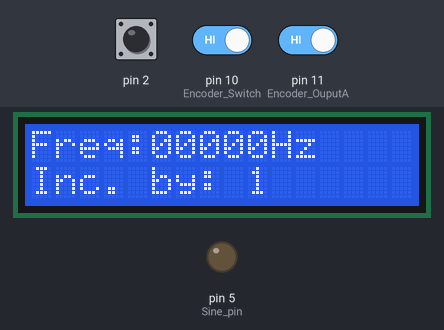
Bench run of a sketch on a simulated Arduino Uno, built with avr-gcc and run on an emulated ATmega328P. On the bench: 16×2 character LCD, output pins drawn as LEDs (lit = HIGH). Inputs (shaded band) come from the test bench; at power-on: pin 10 (Encoder_Switch) HIGH, pin 2 LOW, pin 11 (Encoder_OuputA) HIGH. What the sketch prints to the serial monitor is not drawn.

Above: at 3.2 s.
3.3 s: pin 10 (Encoder_Switch) driven LOW
At 3.7 s:
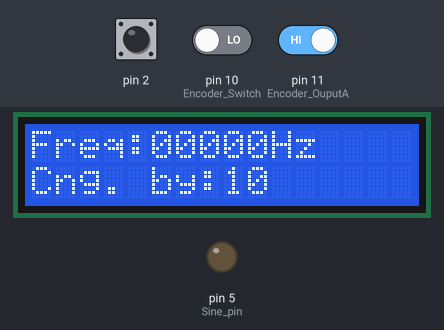
4.8 s: pin 2 driven HIGH
At 6.0 s:
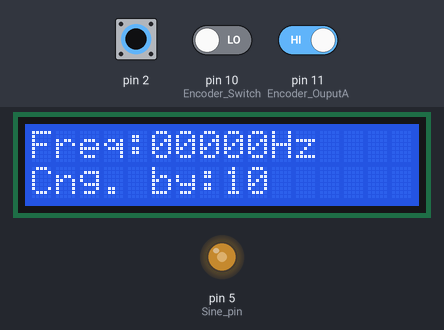
6.3 s: pin 2 driven LOW
At 7.2 s:
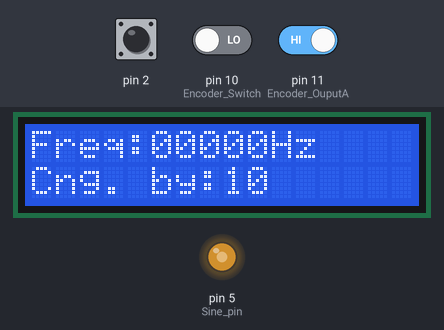
7.8 s: pin 2 pulsed HIGH 2 times (0.12 s each, 0.3 s apart)
At 9.2 s:
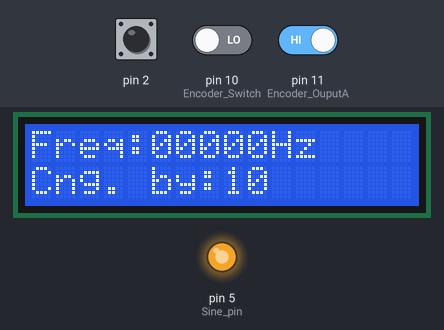
Timing chart, 0 to 10.8 s (numbered marks = the images above; inputs shaded):
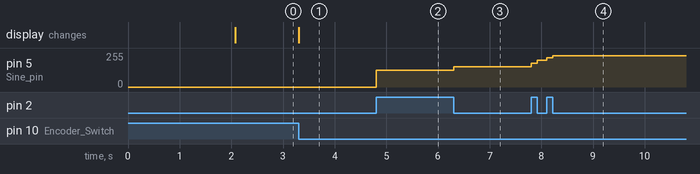

The sketch:

wavefrm.ino
```cpp
#include "Waveforms.h"
```

sketch_aug16a.ino
```cpp
#include <PWM.h> //PWM librarey for controlling freq. of PWM signal
#include <LiquidCrystal.h>

const int rs = 14, en = 15, d4 = 4, d5 = 3, d6 = 6, d7 = 7; //Mention the pin number for LCD connection
LiquidCrystal lcd(rs, en, d4, d5, d6, d7);

int Encoder_OuputA  = 11;
int Encoder_OuputB  = 12;
int Encoder_Switch = 10;
int Previous_Output;
int multiplier = 1;

double angle = 0;
double increment = 0.2;

const int signal_pin = 9;
const int Sine_pin = 5;
const int POT_pin = A2;
int32_t frequency; //frequency to be set
int32_t lower_level_freq = 1; //Lowest possible freq value is 1Hz
int32_t upper_level_freq = 100000; //Maximum possible freq is 100KHz

void setup()
{
  lcd.begin(16, 2); //Initialise 16*2 LCD

  lcd.print("Signal Generator"); //Intro Message line 1
  lcd.setCursor(0, 1);
  lcd.print("-CircuitDigest "); //Intro Message line 2
  delay(2000);
  lcd.clear();
  lcd.print("Freq:00000Hz");
  lcd.setCursor(0, 1);
  lcd.print("Inc. by: 1 ");

  Serial.begin(9600); //Serial for debugging
  InitTimersSafe(); //Initialize timers without disturbing timer 0

//pin Mode declaration
  pinMode (Encoder_OuputA, INPUT);
  pinMode (Encoder_OuputB, INPUT);
  pinMode (Encoder_Switch, INPUT);

  Previous_Output = digitalRead(Encoder_OuputA); //Read the inital value of Output A

 attachInterrupt(0,generate_sine,CHANGE);
}


void loop()
{
  if (digitalRead(Encoder_OuputA) != Previous_Output)
   {
     if (digitalRead(Encoder_OuputB) != Previous_Output)
     {
       frequency = frequency + multiplier;
      // Serial.println(frequency);
       pwmWriteHR(signal_pin, 32768); //Set duty cycle to 50% by default -> for 16-bit 65536/2 = 32768
       SetPinFrequencySafe(signal_pin, frequency);
       lcd.setCursor(0, 0);
       lcd.print("Freq:     Hz");
       lcd.setCursor(5, 0);
       lcd.print(frequency);
     }
     else
     {
       frequency = frequency -   multiplier;
      // Serial.println(frequency);
       pwmWriteHR(signal_pin, 32768); //Set duty cycle to 50% by default -> for 16-bit 65536/2 = 32768
       SetPinFrequencySafe(signal_pin, frequency);
       lcd.setCursor(0, 0);
       lcd.print("Freq:     Hz");
       lcd.setCursor(5, 0);
       lcd.print(frequency);
     }
   }

      if (digitalRead(Encoder_Switch) == 0)
   {
   multiplier = multiplier * 10;

   if (multiplier>1000)
   multiplier=1;

  // Serial.println(multiplier);
   lcd.setCursor(0, 1);
   lcd.print("Cng. by:     ");
   lcd.setCursor(8, 1);
   lcd.print(multiplier);

   delay(500);
   while(digitalRead(Encoder_Switch) == 0);
   }

   Previous_Output = digitalRead(Encoder_OuputA);

}

void generate_sine()
{
   double sineValue = sin(angle);
   sineValue *= 255;
   int plot = map(sineValue, -255, +255, 0, 255);
   Serial.println(plot);
   analogWrite(Sine_pin,plot);
   angle += increment;

   if (angle > 180)
   angle =0;
}
```

cheapoPocketCalcDisplayLive.cpp
```cpp
// (licence header left out)
#include "cheapoPocketCalcDisplayLive.h"

// special version that allows "multitasking" on the Arduino:
// cp.writenumber() will only write the first character and then return to the executing loop
// each further execution will write another character until the number is finished
// resets when the number changes in the meantime

unsigned long timer;
unsigned long displayedNumber;
unsigned int typeDelay;
unsigned int calcDelay;
byte keyVector[1000] = {0}; // the vector with characters to be pressed
byte erasePin;
byte type1Pin;
byte plusPin;
byte equalPin;
int vecPos = 0;  // the current number of items in the vector
int status = -1; // -1: start, 0 or larger: position in the keyVector

// important note: this is a cycle-wasting millidelay that does not rely on millis() or delay().
// it can be used despite using interrupts elsewhere in your code
// for usage without interrupts, this should be replaced by an actual millis() routine.
// for a naked arduino that does nothing, the multiplier is around 293
unsigned long cheapoPocketCalcDisplayLive::milliDelay(unsigned long millseconds){
  millseconds = millseconds * multiplier;
  unsigned long nl=0;
  digitalWrite(13,1);
  for (long a=0;a<millseconds;a++)
      nl = nl + a*a;
  digitalWrite(13,0);
  for (long a=0;a<millseconds;a++)
	nl = nl + a*a;
  return (nl);
  }

void cheapoPocketCalcDisplayLive::reset(){
  digitalWrite(erasePin,1);
    milliDelay(typeDelay);
  digitalWrite(erasePin,0);
    milliDelay(typeDelay);
  displayedNumber = 99999999;
  }

boolean cheapoPocketCalcDisplayLive::isFinished(){
  return (status == vecPos);
  }

void cheapoPocketCalcDisplayLive::setMultiplier(int value){
  multiplier = value;
  }

void cheapoPocketCalcDisplayLive::calcDisplayWriteOne(){
    //Serial.println("one");
    digitalWrite(type1Pin,1);
    milliDelay(typeDelay/2);
    digitalWrite(type1Pin,0);
    milliDelay(typeDelay);
  }

void cheapoPocketCalcDisplayLive::calcDisplayWritePlus(){
    //Serial.println("+");
    digitalWrite(plusPin,1);
    milliDelay(calcDelay/2);
    digitalWrite(plusPin,0);
    milliDelay(calcDelay);
  }

  void cheapoPocketCalcDisplayLive::calcDisplayWriteEqual(){
    //Serial.println("=");
    digitalWrite(equalPin,1);
    milliDelay(calcDelay);
    digitalWrite(equalPin,0);
    milliDelay(calcDelay);
  }

void cheapoPocketCalcDisplayLive::writeItem(int keyValue){
  //Serial.print("writeitem ");
  //Serial.println(keyValue);
  if (keyValue==0) reset();
  if (keyValue==1) calcDisplayWriteOne();
  if (keyValue==2) calcDisplayWritePlus();
  if (keyValue==3) calcDisplayWriteEqual();
  }

void addToQueue(int item){
  keyVector[vecPos] = item;
  vecPos ++;
  }

// reminder: four pins (erase, type1, plus, equal)
//                        0       1     2     3
void cheapoPocketCalcDisplayLive::makeQueue(unsigned long number){
  unsigned long dnum = number;
  vecPos = 0;
  if (dnum==1){
    addToQueue(1);
    }
  else {
    unsigned long onePiece = 0;
    byte numOnes = 0;
    byte numOnesOld = 0;
    boolean inEqualMode = false; // before starting to press = repeatedly, it must be pressed once more
    addToQueue(2); // a initial +
    while (dnum > 0){
        onePiece = 0;
        numOnes = 0;
        while (onePiece <= dnum){ // how many 111s are still smaller?
          onePiece = onePiece * 10 + 1;
          numOnes++;
          }
        numOnes--;
        dnum = dnum - onePiece/10;
        if (numOnesOld > 0)
          if (numOnesOld != numOnes)
            addToQueue(2);  // the + from the last letter
        if (numOnesOld == numOnes){ // i only need to press "=" once more, happens also when only single 1s are left
            if (!inEqualMode)
              addToQueue(3); // =, because the + wasn't pressed
            addToQueue(3); // now the other =s
            inEqualMode = true;
            }
        else { // more than one 1 and a different number than last time
          if (inEqualMode)
             addToQueue(2); // after a "=" row, a plus needs to be pressed before the next 1
          inEqualMode = false;
          for (byte a=0;a<numOnes;a++)
		 addToQueue(1);
          }
        numOnesOld = numOnes;
        }
    }
  addToQueue(2); // one last +
  }

void cheapoPocketCalcDisplayLive::writeNumber(unsigned long number){
  if (number != displayedNumber){ // starting over
    if ( (status == vecPos) & (number > displayedNumber) ){
	  makeQueue(number - displayedNumber);
      }
    else {
      reset();
      makeQueue(number);
      }
    status = 0;
    displayedNumber = number;
    }
    if (status < vecPos){
      writeItem(keyVector[status]);
      status ++;
    }
}

cheapoPocketCalcDisplayLive::cheapoPocketCalcDisplayLive(byte ePin, byte t1Pin, byte pPin, byte erPin, int tDelay, int cDelay, int mtpl){
  erasePin = erPin; // pin of the erase button
  type1Pin = t1Pin; // pin to type 1
  plusPin = pPin; // pin to type +
  equalPin = ePin; // pin to type =
  pinMode(erasePin, OUTPUT);
  pinMode(type1Pin, OUTPUT);
  pinMode(plusPin, OUTPUT);
  pinMode(equalPin, OUTPUT);
  typeDelay = tDelay; // delay for typing
  calcDelay = cDelay; // delay for a addition (on some calcs, additions go a bit slower than typing)
  multiplier = mtpl; // multiplier for the two delays (speeding up/down the display without changing the two delay values while running)
  displayedNumber = 99999999;
  }
```

cheapoPocketCalcDisplayLive.h
```cpp
// (licence header left out)
#ifndef cheapoPocketCalcDisplayLive_h
#define cheapoPocketCalcDisplayLive_h
#include <Arduino.h>

class cheapoPocketCalcDisplayLive
{
  public:  // equals-pin, type-1-pin, type-plus-pin, erase-pin, type-delay, calculate-delay, delay-multiplier
    cheapoPocketCalcDisplayLive(byte ePin, byte t1Pin, byte pPin, byte erPin, int tDelay, int cDelay, int mtpl);
    void writeNumber(unsigned long number);
    void reset();
    void keepAlive();
    boolean isFinished();
void calcDisplayWriteOne();
void calcDisplayWritePlus();
void calcDisplayWriteEqual();
void setMultiplier(int value);
unsigned long milliDelay(unsigned long millseconds);
  private:
// four pins (erase, type1, plus, equal)
long int displayedNumber;
int typeDelay;
int calcDelay;
int multiplier;
void writeItem(int position);
void makeQueue(unsigned long number);
};
#endif
```

Source omitted: Waveforms.h (data table, 3674 bytes)

Measured:
- after the input at 3.3 s, the display: changes at once (image 1)
- after the input at 4.8 s, pin 5 (Sine_pin): 0/255 → 127/255 at once
- after the input at 6.3 s, pin 5 (Sine_pin): 127/255 → 152/255 at once
- after the input at 7.8 s, pin 5 (Sine_pin): 152/255 → 177/255 at once, → 199/255 0.12 s later, → 218/255 0.18 s later, → 234/255 0.12 s later
